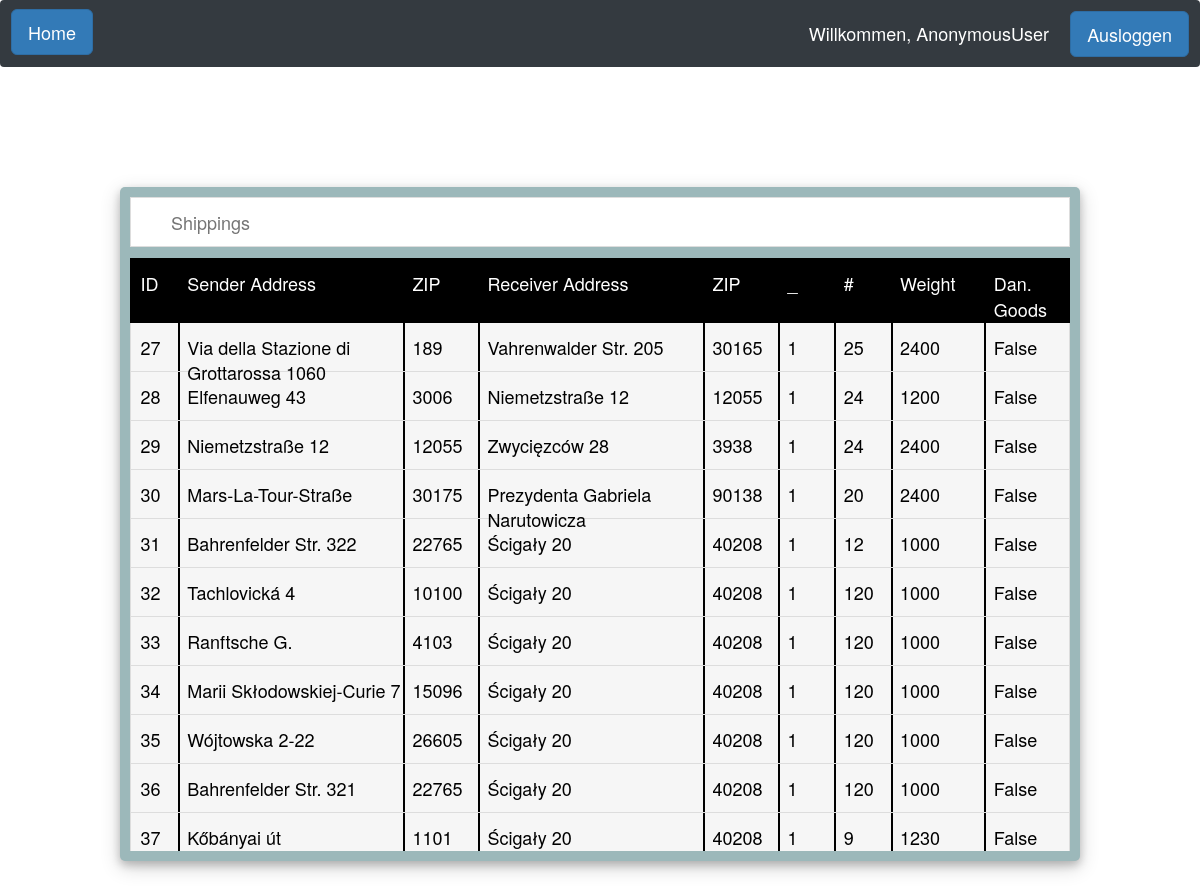
Screenshot of /medikamentauswahl/ with the database file from the repository.
### accounts/models.py (models this page shows, shortened)
class ShippingInfo(models.Model):
    email_sender = models.EmailField(_('email address'), unique=False)
    email_receiver = models.EmailField(_('email address'), unique=False)
    name_sender = models.CharField(max_length=50)
    name_receiver = models.CharField(max_length=50)
    address_sender = models.CharField(max_length=50)
    address_receiver = models.CharField(max_length=50)
    city_sender = models.CharField(max_length=50)
    city_receiver = models.CharField(max_length=50)
    already_optimized = models.BooleanField(default = False)
    zip_sender = models.IntegerField()
    zip_receiver = models.IntegerField()
    state_sender = models.CharField(max_length=2)
    state_receiver = models.CharField(max_length=2)
    number_pallets = models.IntegerField()
    loading_meters = models.DecimalField(max_digits=6, decimal_places=3)
    dangerous_goods = models.BooleanField()
    cargo_description = models.CharField(max_length=400)
    weight = models.IntegerField()
    stackable = models.IntegerField()
    date_delivery = models.DateTimeField(default=timezone.now)
    latitude_sender = models.DecimalField(
        max_digits=9, decimal_places=6, blank=True, default='0')
    longitude_sender = models.DecimalField(
        max_digits=9, decimal_places=6, blank=True, default='0')
    latitude_receiver = models.DecimalField(
        max_digits=9, decimal_places=6, blank=True, default='0')
    longitude_receiver = models.DecimalField(
        max_digits=9, decimal_places=6, blank=True, default='0')
    REQUIRED_FIELDS = []

### accounts/views.py (the view)
# urls.py: path('medikamentauswahl/', views.past_shippings, name='medikamentauswahl'),
def past_shippings(request):
    context = {}
    context['medikamente'] = ShippingInfo.objects.all()
    return render(request, 'rezepterstellung/medikamentauswahl.html', context)

### accounts/templates/rezepterstellung/medikamentauswahl.html (shortened to what this page needs)
{%  extends 'accounts/main.html' %}
{% block content %}
{% load static %}
<!DOCTYPE html>
<html>
<head>
    <link rel="stylesheet" type="text/css" href= "{%  static 'style.css' %}"/>
</head>
<div class="container h-100">
    <div class="d-flex justify-content-center h-100" style="mragin-bottom:10%">
        <div class="user_card" style="height:70%;margin-bottom:10%; width:80%">
<input type="text" id="myInput" onkeyup="search()" placeholder="Shippings" name="patientensuche" autocomplete="off">
            <ul id="myUL1" style=" height:100% overflow-y: auto; background-color:black;pointer-events: none;padding:0px;">
<li><a href="#" tabindex="1"  style="background-color:black; border-color:black;padding:0px;height:50px;"><div class="container" style="width: 100%; color:white;padding:0px;margin:0px;min-width:100%;max-width:100%">
                <div class="column5" style="width:4%;height:100%;padding-top:12px;"> ID</div>
                <div class="column5" style="width:23%;height:100%;padding-top:12px;"> Sender Address</div>
                <div class="column5" style="width:7%;height:100%;padding-top:12px;"> ZIP</div>
                <div class="column5" style="width:23%;height:100%;padding-top:12px;"> Receiver Address</div>
                <div class="column5" style="width:7%;height:100%;padding-top:12px;"> ZIP</div>
                <div class="column5" style="width:5%;height:100%;padding-top:12px;"> _</div>
                <div class="column5" style="width:5%;height:100%;padding-top:12px;"> #</div>
                <div class="column5" style="width:9%;height:100%;padding-top:12px;"> Weight</div>
                <div class="column5" style="width:8%;height:100%;padding-top:12px;"> Dan. Goods</div>
</div> </a></li>
           </ul>
<ul id="myUL" style=" overflow-y: auto;padding:0px; ">
    {% for item in medikamente %}
     <li><a href="#" tabindex="1" style="padding:0px;height:50px;" onclick="open_popup('{{item.id}}')"><div class="container" style="width: 100%; height:100%;padding:0px;margin:0px;min-width:100%;max-width:100%">
        <div class="column5" style="width:4%;box-shadow:  2px 0px 0px 0px black; height:100%;padding-top:12px;"> {{item.id}} </div>
         <div class="column5" style="width:23%;box-shadow:  2px 0px 0px 0px black; height:100%;padding-top:12px;"> {{item.address_sender}} </div>
         <div class="column5" style="width:7%;box-shadow:  2px 0px 0px 0px black; height:100%;padding-top:12px;"> {{item.zip_sender}} </div>
         <div class="column5" style="width:23%;box-shadow:  2px 0px 0px 0px black; height:100%;padding-top:12px;"> {{item.address_receiver}} </div>
         <div class="column5" style="width:7%;box-shadow:  2px 0px 0px 0px black; height:100%;padding-top:12px;"> {{item.zip_receiver}} </div>
         <div class="column5" style="width:5%;box-shadow:  2px 0px 0px 0px black; height:100%;padding-top:12px;"> {{item.stackable}} </div>
         <div class="column5" style="width:5%;box-shadow:  2px 0px 0px 0px black; height:100%;padding-top:12px;"> {{item.number_pallets}} </div>
         <div class="column5" style="width:9%;box-shadow:  2px 0px 0px 0px black; height:100%;padding-top:12px;"> {{item.weight}} </div>
         <div class="column5" style="width:8%; height:100%;padding-top:12px;"> {{item.dangerous_goods}} </div>
</div> </a></li>
        {% endfor %}
</ul>
	</div>
        </div>
</div>
</body>
</html>
<link rel="stylesheet" href="https://maxcdn.bootstrapcdn.com/bootstrap/3.3.7/css/bootstrap.min.css">
{% endblock %}

### accounts/templates/accounts/main.html (shortened to what this page needs)
{% load static %}
<!DOCTYPE html>
<html style="height:100%">
<head>
    <link rel="stylesheet" href="https://stackpath.bootstrapcdn.com/bootstrap/4.3.1/css/bootstrap.min.css"
>
</head>
<body style="height:100%">
{% include 'accounts/navbar.html' %}
<div class="container-fluid" style="height:93%">
  {% block content %}
{% endblock %}
</body>
</html>

### accounts/templates/accounts/navbar.html (shortened to what this page needs)
<nav class="navbar navbar-expand-lg navbar-dark bg-dark" style="margin:0px;height:7%;" >
    <form action="/" method="post" id="systemForm" style="height:90%;">
        <button type="submit" class="btn btn-primary btn-lg btn-block">Home</button>
    </form>
    <span style="right:130px;position:absolute;" class="hello-msg">Willkommen, {{request.user}}</span>
     <form action="/logout/" method="post" style="right:10px;position:absolute;" id="systemForm">
        <button type="submit" class="btn btn-primary btn-lg btn-block">Ausloggen</button>
                </form>
</nav>

### accounts/static/style.css (style rules this page uses)
input { background-repeat: no-repeat; width: 100%; height: 50px; font-size: 16px; padding: 12px; border: 1px solid #ddd; margin-bottom: 12px; }
.user_card { width: 60%; margin-top: 120px; margin-bottom: auto; background: #9cb8ba; position: absolute; display: flex; flex-direction: column; padding: 10px; box-shadow: 0 4px 8px 0 rgba(0, 0, 0, 0.2), 0 6px 20px 0 rgba(0, 0, 0, 0.19); -webkit-box-shadow: 0 4px 8px 0 rgba(0, 0, 0, 0.2), 0 6px 20px 0 rgba(0, 0, 0, 0.19); -moz-box-shadow: 0 4px 8px 0 rgba(0, 0, 0, 0.2), 0 6px 20px 0 rgba(0, 0, 0, 0.19); border-radius: 5px; }
#myUL1 { list-style-type: none; padding: 0; margin: 0; }
#myUL1 li a { border: 1px solid #ddd; margin-top: -1px; background-color: #f6f6f6; padding: 12px; text-decoration: none; font-size: 18px; color: black; display: block; }
#myUL { list-style-type: none; padding: 0; margin: 0; }
#myInput { background-repeat: no-repeat; width: 100%; text-decoration: none; font-size: 18px; font-weight: regular; color: black; padding: 12px 20px 12px 40px; border: 1px solid #ddd; margin-bottom: 12px; }
#myUL li a { border: 1px solid #ddd; margin-top: -1px; background-color: #f6f6f6; padding: 12px; text-decoration: none; font-size: 18px; color: black; display: block; }
.column5 { margin-left: 1%; float: left; width: 20%; }

### accounts/templates/accounts/navbar.html (style rules this page uses)
.hello-msg { font-size: 18px; color: #fff; margin-right: 20px; }

### rows the page displays
ShippingInfo: id "27", address_sender "Via della Stazione di Grottarossa 1060", zip_sender "189", address_receiver "Vahrenwalder Str. 205", zip_receiver "30165", stackable "1", number_pallets "25", weight "2400", dangerous_goods "False"
ShippingInfo: id "28", address_sender "Elfenauweg 43", zip_sender "3006", address_receiver "Niemetzstraße 12", zip_receiver "12055", stackable "1", number_pallets "24", weight "1200", dangerous_goods "False"
ShippingInfo: id "29", address_sender "Niemetzstraße 12", zip_sender "12055", address_receiver "Zwycięzców 28", zip_receiver "3938", stackable "1", number_pallets "24", weight "2400", dangerous_goods "False"
ShippingInfo: id "30", address_sender "Mars-La-Tour-Straße", zip_sender "30175", address_receiver "Prezydenta Gabriela Narutowicza", zip_receiver "90138", stackable "1", number_pallets "20", weight "2400", dangerous_goods "False"
ShippingInfo: id "31", address_sender "Bahrenfelder Str. 322", zip_sender "22765", address_receiver "Ścigały 20", zip_receiver "40208", stackable "1", number_pallets "12", weight "1000", dangerous_goods "False"
ShippingInfo: id "32", address_sender "Tachlovická 4", zip_sender "10100", address_receiver "Ścigały 20", zip_receiver "40208", stackable "1", number_pallets "120", weight "1000", dangerous_goods "False"
ShippingInfo: id "33", address_sender "Ranftsche G.", zip_sender "4103", address_receiver "Ścigały 20", zip_receiver "40208", stackable "1", number_pallets "120", weight "1000", dangerous_goods "False"
ShippingInfo: id "34", address_sender "Marii Skłodowskiej-Curie 7", zip_sender "15096", address_receiver "Ścigały 20", zip_receiver "40208", stackable "1", number_pallets "120", weight "1000", dangerous_goods "False"
ShippingInfo: id "35", address_sender "Wójtowska 2-22", zip_sender "26605", address_receiver "Ścigały 20", zip_receiver "40208", stackable "1", number_pallets "120", weight "1000", dangerous_goods "False"
ShippingInfo: id "36", address_sender "Bahrenfelder Str. 321", zip_sender "22765", address_receiver "Ścigały 20", zip_receiver "40208", stackable "1", number_pallets "120", weight "1000", dangerous_goods "False"
ShippingInfo: id "37", address_sender "Kőbányai út", zip_sender "1101", address_receiver "Ścigały 20", zip_receiver "40208", stackable "1", number_pallets "9", weight "1230", dangerous_goods "False"

### other values shown
{{ request.user }} "AnonymousUser"
